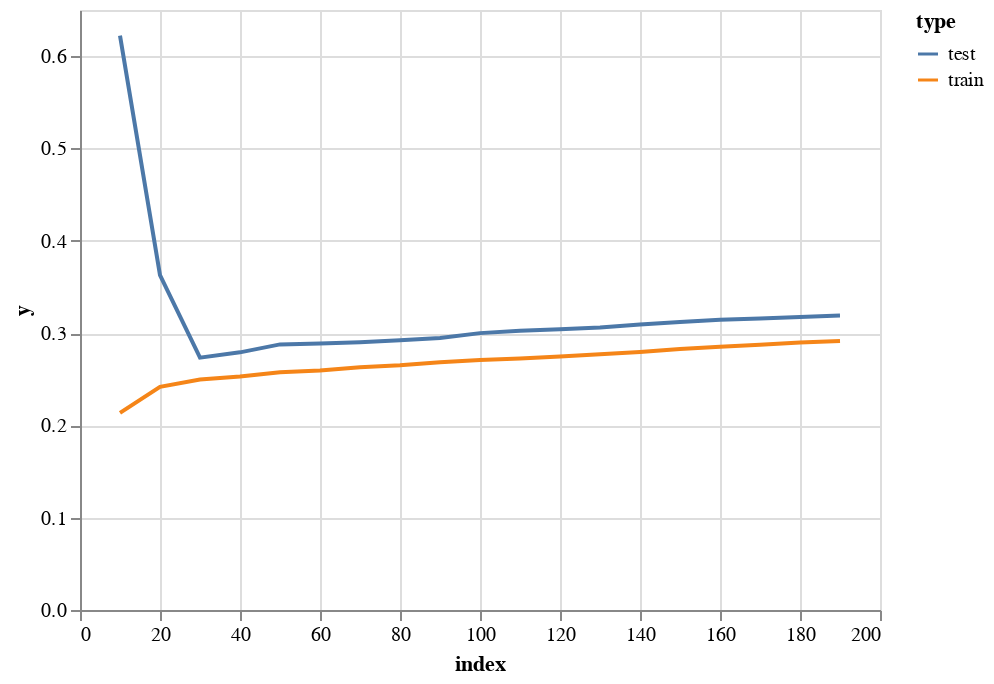

Notebook cell for this chart:
### Code cell
dfTrain = pd.DataFrame({"y":trainError, "type": "train"})
dfTest = pd.DataFrame({"y":testError, "type": "test"})
dfError = pd.concat([dfTrain, dfTest]).reset_index()
alt.Chart(dfError).mark_line().encode(
    x="index",
    y="y",
    color="type",
)

### Figure 1 — Vega-Lite specification as saved in the notebook (floating-point values rounded to 4 significant figures)
{"config": {"view": {"continuousWidth": 400, "continuousHeight": 300}}, "data": {"name": "data-685d9a9aa8732a1d0e41ed0e3734d077"}, "mark": "line", "encoding": {"color": {"type": "nominal", "field": "type"}, "x": {"type": "quantitative", "field": "index"}, "y": {"type": "quantitative", "field": "y"}}, "$schema": "https://vega.github.io/schema/vega-lite/v4.8.1.json", "datasets": {"data-685d9a9aa8732a1d0e41ed0e3734d077": [{"index": 10, "y": 0.2135, "type": "train"}, {"index": 20, "y": 0.2418, "type": "train"}, {"index": 30, "y": 0.2498, "type": "train"}, {"index": 40, "y": 0.253, "type": "train"}, {"index": 50, "y": 0.2577, "type": "train"}, {"index": 60, "y": 0.2595, "type": "train"}, {"index": 70, "y": 0.2629, "type": "train"}, {"index": 80, "y": 0.265, "type": "train"}, {"index": 90, "y": 0.2684, "type": "train"}, {"index": 100, "y": 0.2708, "type": "train"}, {"index": 110, "y": 0.2723, "type": "train"}, {"index": 120, "y": 0.2746, "type": "train"}, {"index": 130, "y": 0.277, "type": "train"}, {"index": 140, "y": 0.2795, "type": "train"}, {"index": 150, "y": 0.2827, "type": "train"}, {"index": 160, "y": 0.2851, "type": "train"}, {"index": 170, "y": 0.2873, "type": "train"}, {"index": 180, "y": 0.2897, "type": "train"}, {"index": 190, "y": 0.2915, "type": "train"}, {"index": 10, "y": 0.6223, "type": "test"}, {"index": 20, "y": 0.3627, "type": "test"}, {"index": 30, "y": 0.2734, "type": "test"}, {"index": 40, "y": 0.2791, "type": "test"}, {"index": 50, "y": 0.2878, "type": "test"}, {"index": 60, "y": 0.2887, "type": "test"}, {"index": 70, "y": 0.2901, "type": "test"}, {"index": 80, "y": 0.2922, "type": "test"}, {"index": 90, "y": 0.2947, "type": "test"}, {"index": 100, "y": 0.3, "type": "test"}, {"index": 110, "y": 0.3025, "type": "test"}, {"index": 120, "y": 0.3041, "type": "test"}, {"index": 130, "y": 0.3061, "type": "test"}, {"index": 140, "y": 0.3092, "type": "test"}, {"index": 150, "y": 0.312, "type": "test"}, {"index": 160, "y": 0.3145, "type": "test"}, {"index": 170, "y": 0.3157, "type": "test"}, {"index": 180, "y": 0.3174, "type": "test"}, {"index": 190, "y": 0.3192, "type": "test"}]}}
